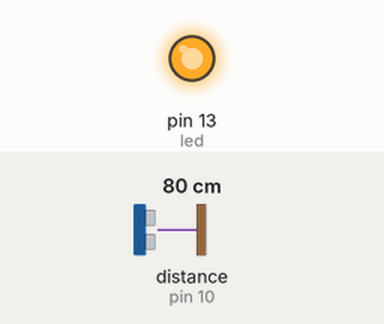
Bench run of a sketch on a simulated Arduino Uno, built with avr-gcc and run on an emulated ATmega328P. Parts: output pins drawn as LEDs (lit = HIGH). Wiring (inferred from the names in the program): ultrasonic range finder: trigger pin 9; echo pin 10. The test bench sets the inputs (shaded band); at power-on: distance to the obstacle (sensor on pin 10) 80 cm. The echo pulse lasts 58.3 µs per cm; pins used as bus, display or sensor lines are not drawn; what the sketch prints to the serial monitor is not drawn.

Above: at 0.1 s.
Timing chart, 0 to 1.6 s (numbered marks = the images above):
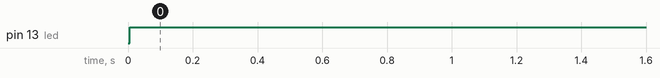

The sketch:

ultrasonic-sensor-arduino.ino
```cpp
const int trigPin = 9;
const int echoPin = 10;
const int led = 13;

long duration;
int distance;
int safetyDistance;


void setup() {
pinMode(trigPin, OUTPUT);
pinMode(echoPin, INPUT);
pinMode(led, OUTPUT);
Serial.begin(9600);
}


void loop() {
digitalWrite(trigPin, LOW);
delayMicroseconds(2);

digitalWrite(trigPin, HIGH);
delayMicroseconds(10);
digitalWrite(trigPin, LOW);

duration = pulseIn(echoPin, HIGH);

safetyDistance = distance;

if (safetyDistance <= 10){
  digitalWrite(led, HIGH);

}
else{
  digitalWrite(led, LOW);


}
Serial.print("Distance: ");
Serial.println(distance);
delay(400);

}
```

Measured:
- by itself, pin 13 (led): LOW → HIGH at 0.01 s
